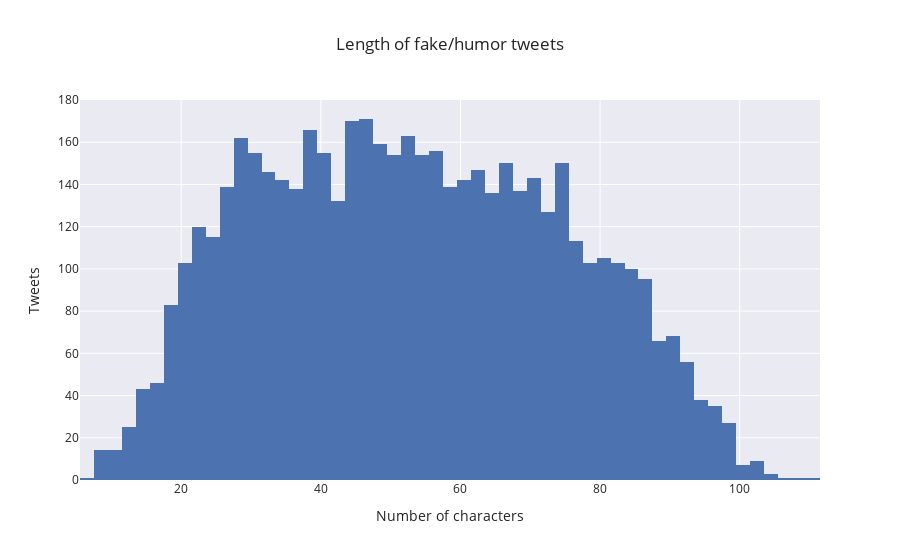

The code cell stored with this chart in its notebook:
### Code cell
# Analyse length of fake posts
fig = px.histogram(englishtrn_data[englishtrn_data['label'] == 1], x='cleanlength', template='seaborn', title='Length of fake/humor tweets')
fig.update_xaxes(categoryorder='category descending', title='Number of characters').update_yaxes(title='Tweets')
fig.show()

### Figure 1 — Plotly figure (JSON) as saved in the notebook; plotly's stock layout.template omitted (floating-point values rounded to 4 significant figures; data arrays with more than 128 entries replaced by an {"elided": "..."} marker saying what was removed)
{"data": [{"alignmentgroup": "True", "bingroup": "x", "hovertemplate": "cleanlength=%{x}<br>count=%{y}<extra></extra>", "legendgroup": "", "marker": {"color": "rgb(76,114,176)", "pattern": {"shape": ""}}, "name": "", "offsetgroup": "", "orientation": "v", "showlegend": false, "type": "histogram", "x": {"elided": "5228 int values"}, "xaxis": "x", "yaxis": "y"}], "layout": {"barmode": "relative", "legend": {"tracegroupgap": 0}, "title": {"text": "Length of fake/humor tweets"}, "xaxis": {"anchor": "y", "categoryorder": "category descending", "domain": [0, 1], "title": {"text": "Number of characters"}}, "yaxis": {"anchor": "x", "domain": [0, 1], "title": {"text": "Tweets"}}}}
